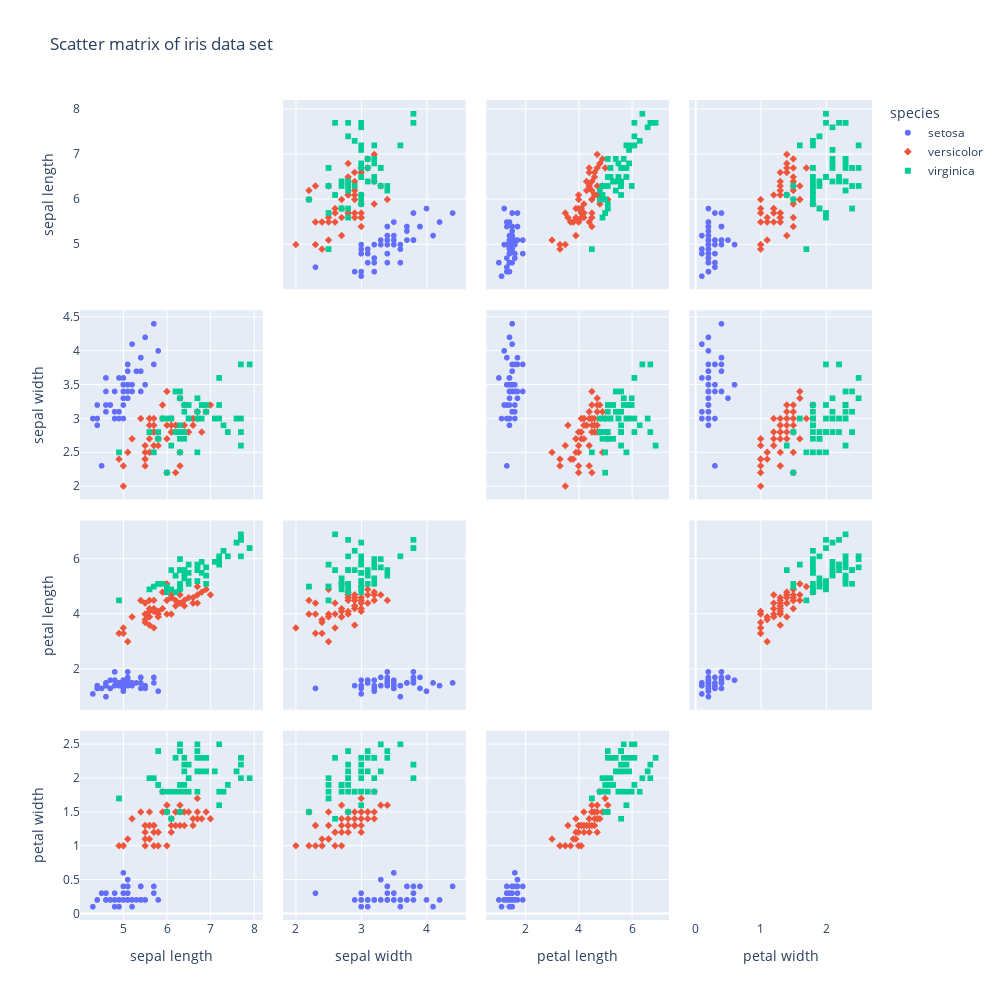

Here is the notebook cell this chart was saved with:
### Code cell
fig = px.scatter_matrix(iris,
    height=1000,
    width=1000,
    dimensions=["sepal_length", "sepal_width", "petal_length", "petal_width"],
    color="species", symbol="species",
    title="Scatter matrix of iris data set",
    labels={col:col.replace('_', ' ') for col in iris.columns}) # remove underscore
fig.update_traces(diagonal_visible=False)
fig.show()

### Figure 1 — Plotly figure (JSON) as saved in the notebook; plotly's stock layout.template omitted (floating-point values rounded to 4 significant figures)
{"data": [{"diagonal": {"visible": false}, "dimensions": [{"axis": {"matches": true}, "label": "sepal length", "values": [5.1, 4.9, 4.7, 4.6, 5, 5.4, 4.6, 5, 4.4, 4.9, 5.4, 4.8, 4.8, 4.3, 5.8, 5.7, 5.4, 5.1, 5.7, 5.1, 5.4, 5.1, 4.6, 5.1, 4.8, 5, 5, 5.2, 5.2, 4.7, 4.8, 5.4, 5.2, 5.5, 4.9, 5, 5.5, 4.9, 4.4, 5.1, 5, 4.5, 4.4, 5, 5.1, 4.8, 5.1, 4.6, 5.3, 5]}, {"axis": {"matches": true}, "label": "sepal width", "values": [3.5, 3, 3.2, 3.1, 3.6, 3.9, 3.4, 3.4, 2.9, 3.1, 3.7, 3.4, 3, 3, 4, 4.4, 3.9, 3.5, 3.8, 3.8, 3.4, 3.7, 3.6, 3.3, 3.4, 3, 3.4, 3.5, 3.4, 3.2, 3.1, 3.4, 4.1, 4.2, 3.1, 3.2, 3.5, 3.6, 3, 3.4, 3.5, 2.3, 3.2, 3.5, 3.8, 3, 3.8, 3.2, 3.7, 3.3]}, {"axis": {"matches": true}, "label": "petal length", "values": [1.4, 1.4, 1.3, 1.5, 1.4, 1.7, 1.4, 1.5, 1.4, 1.5, 1.5, 1.6, 1.4, 1.1, 1.2, 1.5, 1.3, 1.4, 1.7, 1.5, 1.7, 1.5, 1, 1.7, 1.9, 1.6, 1.6, 1.5, 1.4, 1.6, 1.6, 1.5, 1.5, 1.4, 1.5, 1.2, 1.3, 1.4, 1.3, 1.5, 1.3, 1.3, 1.3, 1.6, 1.9, 1.4, 1.6, 1.4, 1.5, 1.4]}, {"axis": {"matches": true}, "label": "petal width", "values": [0.2, 0.2, 0.2, 0.2, 0.2, 0.4, 0.3, 0.2, 0.2, 0.1, 0.2, 0.2, 0.1, 0.1, 0.2, 0.4, 0.4, 0.3, 0.3, 0.3, 0.2, 0.4, 0.2, 0.5, 0.2, 0.2, 0.4, 0.2, 0.2, 0.2, 0.2, 0.4, 0.1, 0.2, 0.2, 0.2, 0.2, 0.1, 0.2, 0.2, 0.3, 0.3, 0.2, 0.6, 0.4, 0.3, 0.2, 0.2, 0.2, 0.2]}], "hovertemplate": "species=setosa<br>%{xaxis.title.text}=%{x}<br>%{yaxis.title.text}=%{y}<extra></extra>", "legendgroup": "setosa", "marker": {"color": "#636efa", "symbol": "circle"}, "name": "setosa", "showlegend": true, "type": "splom"}, {"diagonal": {"visible": false}, "dimensions": [{"axis": {"matches": true}, "label": "sepal length", "values": [7, 6.4, 6.9, 5.5, 6.5, 5.7, 6.3, 4.9, 6.6, 5.2, 5, 5.9, 6, 6.1, 5.6, 6.7, 5.6, 5.8, 6.2, 5.6, 5.9, 6.1, 6.3, 6.1, 6.4, 6.6, 6.8, 6.7, 6, 5.7, 5.5, 5.5, 5.8, 6, 5.4, 6, 6.7, 6.3, 5.6, 5.5, 5.5, 6.1, 5.8, 5, 5.6, 5.7, 5.7, 6.2, 5.1, 5.7]}, {"axis": {"matches": true}, "label": "sepal width", "values": [3.2, 3.2, 3.1, 2.3, 2.8, 2.8, 3.3, 2.4, 2.9, 2.7, 2, 3, 2.2, 2.9, 2.9, 3.1, 3, 2.7, 2.2, 2.5, 3.2, 2.8, 2.5, 2.8, 2.9, 3, 2.8, 3, 2.9, 2.6, 2.4, 2.4, 2.7, 2.7, 3, 3.4, 3.1, 2.3, 3, 2.5, 2.6, 3, 2.6, 2.3, 2.7, 3, 2.9, 2.9, 2.5, 2.8]}, {"axis": {"matches": true}, "label": "petal length", "values": [4.7, 4.5, 4.9, 4, 4.6, 4.5, 4.7, 3.3, 4.6, 3.9, 3.5, 4.2, 4, 4.7, 3.6, 4.4, 4.5, 4.1, 4.5, 3.9, 4.8, 4, 4.9, 4.7, 4.3, 4.4, 4.8, 5, 4.5, 3.5, 3.8, 3.7, 3.9, 5.1, 4.5, 4.5, 4.7, 4.4, 4.1, 4, 4.4, 4.6, 4, 3.3, 4.2, 4.2, 4.2, 4.3, 3, 4.1]}, {"axis": {"matches": true}, "label": "petal width", "values": [1.4, 1.5, 1.5, 1.3, 1.5, 1.3, 1.6, 1, 1.3, 1.4, 1, 1.5, 1, 1.4, 1.3, 1.4, 1.5, 1, 1.5, 1.1, 1.8, 1.3, 1.5, 1.2, 1.3, 1.4, 1.4, 1.7, 1.5, 1, 1.1, 1, 1.2, 1.6, 1.5, 1.6, 1.5, 1.3, 1.3, 1.3, 1.2, 1.4, 1.2, 1, 1.3, 1.2, 1.3, 1.3, 1.1, 1.3]}], "hovertemplate": "species=versicolor<br>%{xaxis.title.text}=%{x}<br>%{yaxis.title.text}=%{y}<extra></extra>", "legendgroup": "versicolor", "marker": {"color": "#EF553B", "symbol": "diamond"}, "name": "versicolor", "showlegend": true, "type": "splom"}, {"diagonal": {"visible": false}, "dimensions": [{"axis": {"matches": true}, "label": "sepal length", "values": [6.3, 5.8, 7.1, 6.3, 6.5, 7.6, 4.9, 7.3, 6.7, 7.2, 6.5, 6.4, 6.8, 5.7, 5.8, 6.4, 6.5, 7.7, 7.7, 6, 6.9, 5.6, 7.7, 6.3, 6.7, 7.2, 6.2, 6.1, 6.4, 7.2, 7.4, 7.9, 6.4, 6.3, 6.1, 7.7, 6.3, 6.4, 6, 6.9, 6.7, 6.9, 5.8, 6.8, 6.7, 6.7, 6.3, 6.5, 6.2, 5.9]}, {"axis": {"matches": true}, "label": "sepal width", "values": [3.3, 2.7, 3, 2.9, 3, 3, 2.5, 2.9, 2.5, 3.6, 3.2, 2.7, 3, 2.5, 2.8, 3.2, 3, 3.8, 2.6, 2.2, 3.2, 2.8, 2.8, 2.7, 3.3, 3.2, 2.8, 3, 2.8, 3, 2.8, 3.8, 2.8, 2.8, 2.6, 3, 3.4, 3.1, 3, 3.1, 3.1, 3.1, 2.7, 3.2, 3.3, 3, 2.5, 3, 3.4, 3]}, {"axis": {"matches": true}, "label": "petal length", "values": [6, 5.1, 5.9, 5.6, 5.8, 6.6, 4.5, 6.3, 5.8, 6.1, 5.1, 5.3, 5.5, 5, 5.1, 5.3, 5.5, 6.7, 6.9, 5, 5.7, 4.9, 6.7, 4.9, 5.7, 6, 4.8, 4.9, 5.6, 5.8, 6.1, 6.4, 5.6, 5.1, 5.6, 6.1, 5.6, 5.5, 4.8, 5.4, 5.6, 5.1, 5.1, 5.9, 5.7, 5.2, 5, 5.2, 5.4, 5.1]}, {"axis": {"matches": true}, "label": "petal width", "values": [2.5, 1.9, 2.1, 1.8, 2.2, 2.1, 1.7, 1.8, 1.8, 2.5, 2, 1.9, 2.1, 2, 2.4, 2.3, 1.8, 2.2, 2.3, 1.5, 2.3, 2, 2, 1.8, 2.1, 1.8, 1.8, 1.8, 2.1, 1.6, 1.9, 2, 2.2, 1.5, 1.4, 2.3, 2.4, 1.8, 1.8, 2.1, 2.4, 2.3, 1.9, 2.3, 2.5, 2.3, 1.9, 2, 2.3, 1.8]}], "hovertemplate": "species=virginica<br>%{xaxis.title.text}=%{x}<br>%{yaxis.title.text}=%{y}<extra></extra>", "legendgroup": "virginica", "marker": {"color": "#00cc96", "symbol": "square"}, "name": "virginica", "showlegend": true, "type": "splom"}], "layout": {"dragmode": "select", "height": 1000, "legend": {"title": {"text": "species"}, "tracegroupgap": 0}, "title": {"text": "Scatter matrix of iris data set"}, "width": 1000}}
